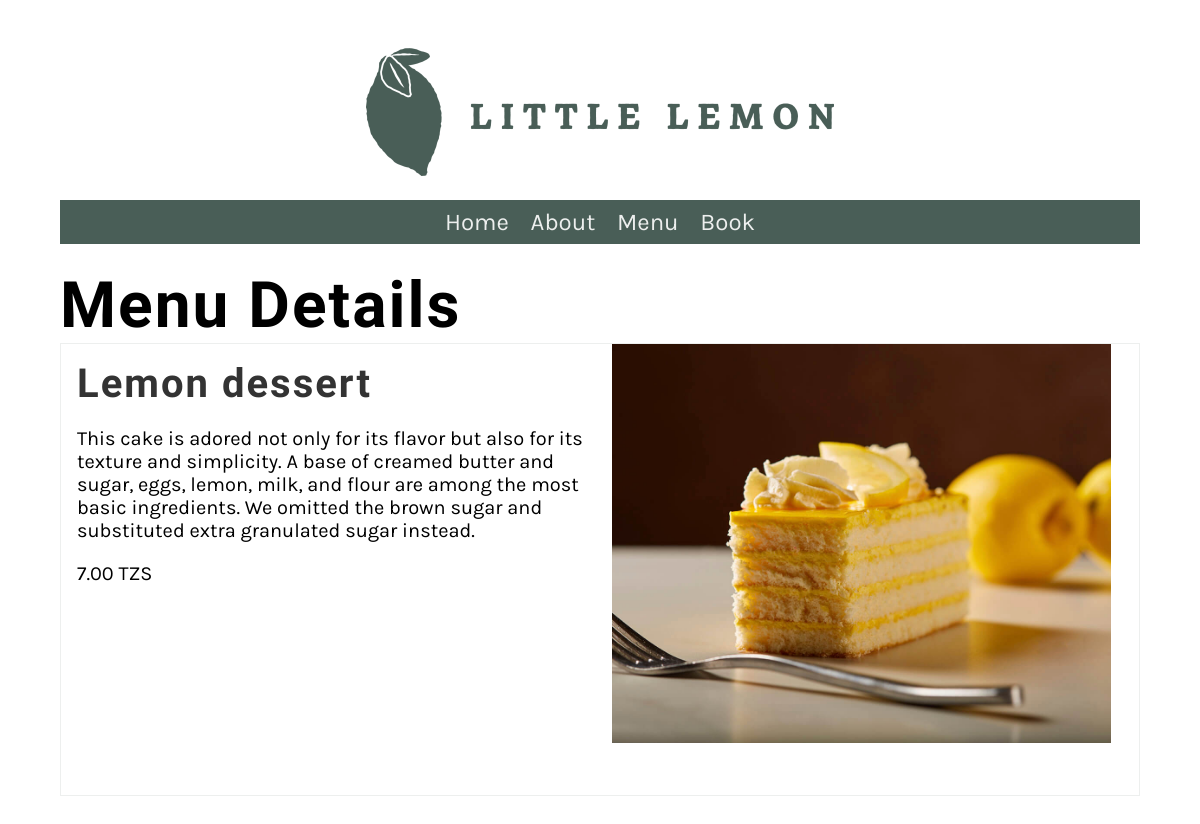
/menu_item/4, run on an earlier commit of the app's database.
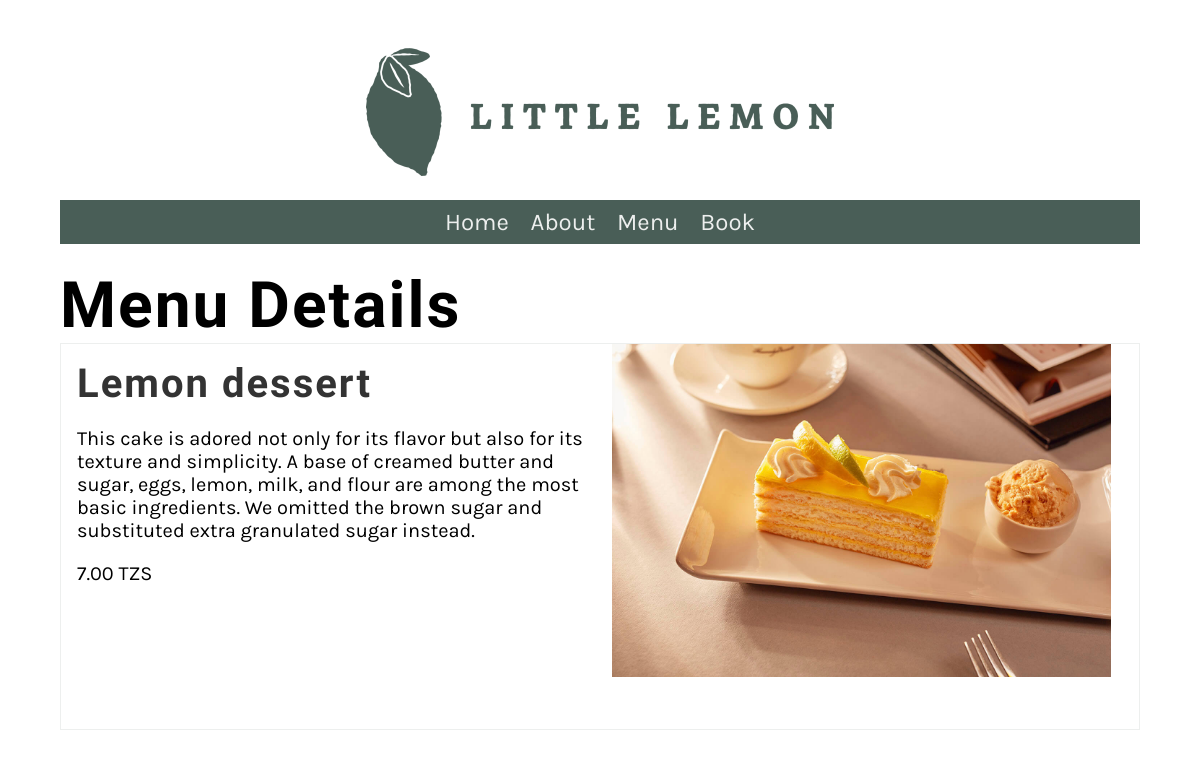
And on a later commit of the database.
### restaurant/models.py (models this page shows, shortened)
class Menu(models.Model):
   name = models.CharField(max_length=255)
   price = models.IntegerField()
   description = models.CharField(max_length=1000, default='')
   photo = models.ImageField(upload_to='menu_photos/', default='')

### restaurant/views.py (the view)
# urls.py: path('menu_item/<int:pk>', views.display_menu_item, name="menu_item")
def display_menu_item(request, pk=None):
    if pk:
        menu_item = Menu.objects.get(pk=pk)
    else:
        menu_item = ""
    return render(request, 'menu_item.html', {'menu_item': menu_item})

### restaurant/templates/menu_item.html
{% extends 'base.html' %}
{% load static %}
{% block content %}
<h1>Menu Details</h1>
<article>
  <div class="row">
  <div class="column">
    <h2>{{ menu_item.name }}</h2>
    <p>{{ menu_item.description }}</p>
    <p>{{ menu_item.price }}.00 TZS</p>
  </div>
  <div class="column">
    <figure class="figure">
      <img src={{ menu_item.photo.url }}>
    </figure>
  </div>
</div>
</article>
{% endblock %}

What changed in the data, as far as the page shows it:
changed Menu "Lemon dessert": photo: a different picture
